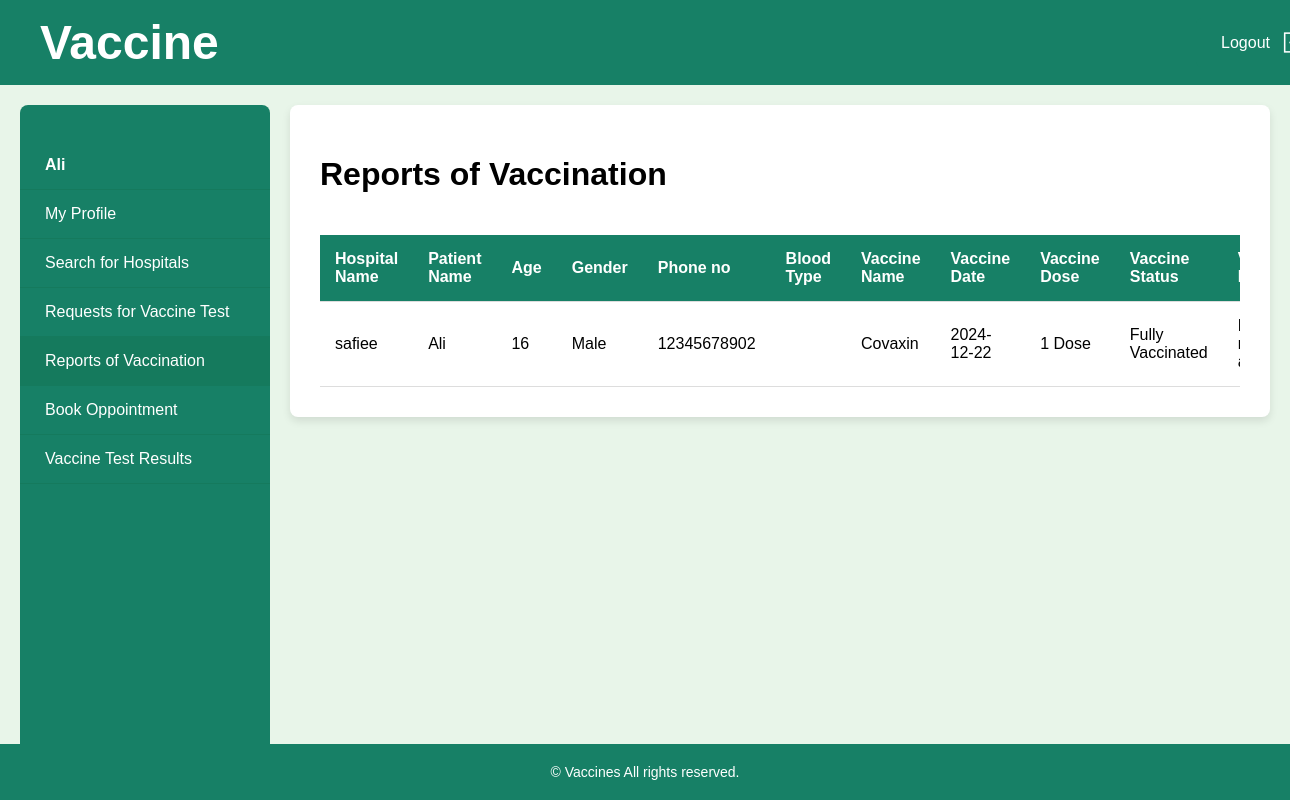
The page /patient/vaccination-reports.php (signed in) on the database its author committed.
### tables this page shows
CREATE TABLE `update_vaccine` (
  `id` int(11) NOT NULL,
  `vaccine_hosp` varchar(255) NOT NULL,
  `patient_name` varchar(255) NOT NULL,
  `patient_age` int(11) NOT NULL,
  `patient_gender` varchar(255) NOT NULL,
  `patient_no` varchar(255) NOT NULL,
  `patient_blood_type` varchar(255) NOT NULL,
  `vaccine_date` date NOT NULL,
  `vaccine_name` varchar(255) NOT NULL,
  `vaccine_dose` varchar(255) NOT NULL,
  `vaccine_status` varchar(255) NOT NULL,
  `patient_id` int(11) NOT NULL,
  `vaccine_result` varchar(255) DEFAULT NULL
);

### patient/vaccination-reports.php (the view, shortened to what this page needs)
<?php
  include '../pages/connect.php';
?>
<!DOCTYPE html>
<html lang="en">
<head>
     <link rel="stylesheet" href="../style/parent.css">
     </head>
<body>
    <div class="header" style="display: flex; flex-direction: row; justify-content: space-between;">
    <a class="navbar-brand" >
<span id="1">
         <h1> Vaccine  </h1>
            </span>
          </a>
        <span>
            <a href="../pages/logout.php" style="text-decoration: none;">
                <button id="logout">Logout
                    <img src="../assets/icons8-logout-100.png" alt="" width="25px" height="25px">
                </button>
            </a>
        </span>
    </div>
    <div class="container" style="display: flex;">
        <div class="sidebar">
            <ul>
                <li style='pointer-events: none;'><strong><?php echo $_SESSION["name"];?></strong></li>
                <a href="../patient/patient-profile.php"><li>My Profile</li></a>
                <a href="../patient/search-hospitals.php"><li>Search for Hospitals</li></a>
                <a href="../patient/request-for-ct.php"><li>Requests for Vaccine Test</li></a>
                <a href="../patient/vaccination-reports.php"><li class="active">Reports of Vaccination</li></a>
                <a href="../patient/book-oppointments.php"><li>Book Oppointment</li></a>
                <a href="../patient/vaccine-test-result.php"><li>Vaccine Test Results</li></a>
            </ul>
        </div>
        <div class="main-content">
            <div class="container5">
                        <h1>Reports of Vaccination</h1>
                        <div class="table-responsive">
                            <table>
                                <thead>
                                    <tr>
                                       <th>Hospital Name</th>
                                       <th>Patient Name</th>
                                        <th>Age</th>
                                        <th>Gender</th>
                                        <th>Phone no</th>
                                        <th>Blood Type</th>
                                        <th>Vaccine Name</th>
                                        <th>Vaccine Date</th>
                                        <th>Vaccine Dose</th>
                                        <th>Vaccine Status</th>
                                        <th>Vaccine Result</th>
                                    </tr>
                                </thead>
                                <tbody>
                                    <?php
                                            $patient_id =  $_SESSION['id'];
                                            $vaccine_query = "SELECT * FROM update_vaccine WHERE patient_id = $patient_id ";
                                            $vaccine_res = mysqli_query($conn,$vaccine_query);
                                        if(mysqli_num_rows($vaccine_res) > 0) {
                                            while ($vaccine_row = mysqli_fetch_assoc($vaccine_res)) {
                                                echo "
                                                    <tr>
                                                        <td>$vaccine_row[vaccine_hosp]</td>
                                                        <td>$vaccine_row[patient_name]</td>
                                                        <td>$vaccine_row[patient_age]</td>
                                                        <td>$vaccine_row[patient_gender]</td>
                                                        <td>$vaccine_row[patient_no]</td>
                                                        <td>$vaccine_row[patient_blood_type]</td>
                                                        <td>$vaccine_row[vaccine_name]</td>
                                                        <td>$vaccine_row[vaccine_date]</td>
                                                        <td>$vaccine_row[vaccine_dose]</td>
                                                        <td>$vaccine_row[vaccine_status]</td>
                                                        <td>
                                                            ";
                                                            ?>
                                                        <?php
                                                        echo"
                                                        </td>
                                                    </tr>
                                                ";
                                            }
                                        }
                                        else {
                                            echo "<tr><td colspan='11'>No test results available yet.</td></tr>";
                                        }
                                    ?>
                                </tbody>
                            </table>
                        </div>
            </div>
        </div>
    </div>
    <footer>
        &copy;  Vaccines All rights reserved.
    </footer>
</body>
</html>

### style/parent.css (style rules this page uses)
body, html { margin: 0; padding: 0; font-family: 'Poppins', sans-serif; background-color: #e8f5e9; height: 100%; display: flex; flex-direction: column; }
.header { display: flex; justify-content: space-between; align-items: center; background-color: #178066; color: white; padding: 15px 40px; width: 100%; }
#logout { background-color: #178066; color: white; border: none; padding: 12px 25px; border-radius: 5px; cursor: pointer; display: flex; align-items: center; gap: 10px; font-size: 16px; transition: background-color 0.3s ease; }
.container { display: flex; margin: 20px; }
.sidebar { width: 250px; background-color: #178066; color: white; height: 100vh; padding-top: 20px; position: fixed; border-radius: 8px; }
.sidebar ul { list-style: none; padding: 0; }
.sidebar ul a { text-decoration: none; color: white; }
.sidebar ul li { padding: 15px 25px; transition: background-color 0.3s ease; cursor: pointer; border-bottom: 1px solid #157a5d; }
.sidebar ul li:hover, .sidebar ul .active { background-color: #157a5d; }
.main-content { flex: 1; margin-left: 270px; padding: 30px; background-color: white; border-radius: 8px; box-shadow: 0 4px 8px rgba(0, 0, 0, 0.1); overflow: auto; }
.table-responsive { overflow-x: auto; }
table { width: 100%; border-collapse: collapse; margin-top: 20px; }
th, td { padding: 15px; text-align: left; border-bottom: 1px solid #ddd; }
th { background-color: #178066; color: white; font-weight: 600; }
footer { background-color: #178066; color: white; text-align: center; padding: 20px 0; font-size: 14px; margin-top: auto; width: 100%; }
.header h1 { color: white; margin: 0; font-size: 3rem; }

### rows shown on the page
update_vaccine: vaccine_hosp "safiee", patient_name "Ali", patient_age "16", patient_gender "Male", patient_no "12345678902", vaccine_name "Covaxin", vaccine_date "2024-12-22", vaccine_dose "1 Dose", vaccine_status "Fully Vaccinated"

### other values the page prints
$_SESSION["name"] "Ali"
